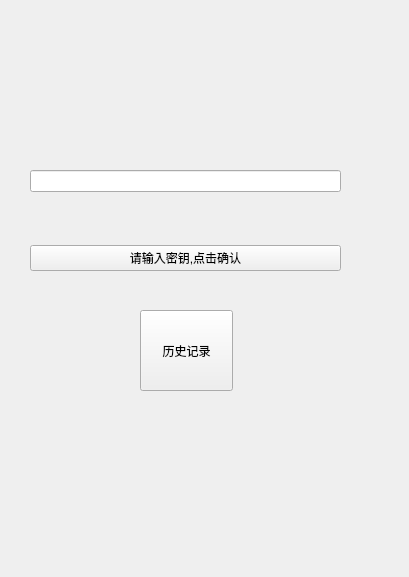
<?xml version="1.0" encoding="UTF-8"?>
<ui version="4.0">
 <class>Form</class>
 <widget class="QWidget" name="Form">
  <property name="geometry">
   <rect>
    <x>0</x>
    <y>0</y>
    <width>409</width>
    <height>577</height>
   </rect>
  </property>
  <property name="windowTitle">
   <string>Form</string>
  </property>
  <widget class="QWidget" name="layoutWidget">
   <property name="geometry">
    <rect>
     <x>30</x>
     <y>170</y>
     <width>311</width>
     <height>101</height>
    </rect>
   </property>
   <layout class="QVBoxLayout" name="verticalLayout">
    <item>
     <widget class="QLineEdit" name="keysedit"/>
    </item>
    <item>
     <spacer name="verticalSpacer">
      <property name="orientation">
       <enum>Qt::Vertical</enum>
      </property>
      <property name="sizeType">
       <enum>QSizePolicy::Expanding</enum>
      </property>
      <property name="sizeHint" stdset="0">
       <size>
        <width>20</width>
        <height>60</height>
       </size>
      </property>
     </spacer>
    </item>
    <item>
     <widget class="QPushButton" name="keysbutton">
      <property name="text">
       <string>请输入密钥,点击确认</string>
      </property>
     </widget>
    </item>
   </layout>
  </widget>
  <widget class="QPushButton" name="pushButton">
   <property name="geometry">
    <rect>
     <x>140</x>
     <y>310</y>
     <width>93</width>
     <height>81</height>
    </rect>
   </property>
   <property name="text">
    <string>历史记录</string>
   </property>
  </widget>
 </widget>
 <resources/>
 <connections/>
</ui>
